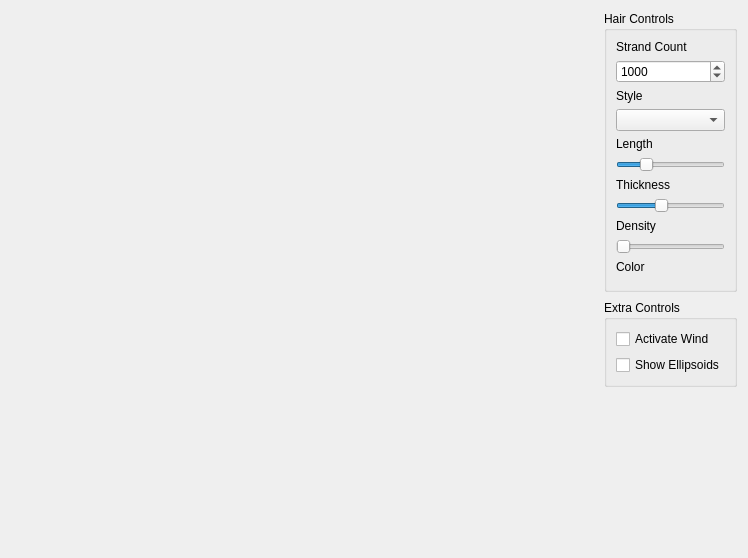
<?xml version="1.0" encoding="UTF-8"?>
<ui version="4.0">
 <class>main_widget</class>
 <widget class="QWidget" name="main_widget">
  <property name="geometry">
   <rect>
    <x>0</x>
    <y>0</y>
    <width>748</width>
    <height>558</height>
   </rect>
  </property>
  <property name="windowTitle">
   <string>Form</string>
  </property>
  <layout class="QGridLayout" name="gridLayout" columnstretch="1,0,0">
   <item row="0" column="2" rowspan="2">
    <layout class="QVBoxLayout" name="right_panel">
     <property name="spacing">
      <number>8</number>
     </property>
     <item>
      <widget class="QGroupBox" name="hair_controls">
       <property name="title">
        <string>Hair Controls</string>
       </property>
       <layout class="QVBoxLayout" name="verticalLayout">
        <property name="spacing">
         <number>6</number>
        </property>
        <item>
         <widget class="QLabel" name="label_hair_strand_count">
          <property name="text">
           <string>Strand Count</string>
          </property>
         </widget>
        </item>
        <item>
         <widget class="QSpinBox" name="hair_strand_count">
          <property name="minimum">
           <number>1</number>
          </property>
          <property name="maximum">
           <number>8000</number>
          </property>
          <property name="value">
           <number>1000</number>
          </property>
         </widget>
        </item>
        <item>
         <widget class="QLabel" name="label_hair_style">
          <property name="text">
           <string>Style</string>
          </property>
         </widget>
        </item>
        <item>
         <widget class="QComboBox" name="hair_style"/>
        </item>
        <item>
         <widget class="QLabel" name="label_hair_length">
          <property name="text">
           <string>Length</string>
          </property>
         </widget>
        </item>
        <item>
         <widget class="QSlider" name="hair_length">
          <property name="minimum">
           <number>1</number>
          </property>
          <property name="value">
           <number>25</number>
          </property>
          <property name="orientation">
           <enum>Qt::Orientation::Horizontal</enum>
          </property>
         </widget>
        </item>
        <item>
         <widget class="QLabel" name="label_hair_thickness">
          <property name="text">
           <string>Thickness</string>
          </property>
         </widget>
        </item>
        <item>
         <widget class="QSlider" name="hair_thickness">
          <property name="minimum">
           <number>0</number>
          </property>
          <property name="maximum">
           <number>50</number>
          </property>
          <property name="pageStep">
           <number>0</number>
          </property>
          <property name="value">
           <number>20</number>
          </property>
          <property name="orientation">
           <enum>Qt::Orientation::Horizontal</enum>
          </property>
         </widget>
        </item>
        <item>
         <widget class="QLabel" name="label_hair_density">
          <property name="text">
           <string>Density</string>
          </property>
         </widget>
        </item>
        <item>
         <widget class="QSlider" name="hair_density">
          <property name="maximum">
           <number>10</number>
          </property>
          <property name="orientation">
           <enum>Qt::Orientation::Horizontal</enum>
          </property>
         </widget>
        </item>
        <item>
         <widget class="QLabel" name="label_hair_color">
          <property name="text">
           <string>Color</string>
          </property>
         </widget>
        </item>
        <item>
         <widget class="RGBColourWidget" name="hair_color" native="true"/>
        </item>
       </layout>
      </widget>
     </item>
     <item>
      <widget class="QGroupBox" name="force_controls">
       <property name="sizePolicy">
        <sizepolicy hsizetype="Preferred" vsizetype="Fixed">
         <horstretch>0</horstretch>
         <verstretch>0</verstretch>
        </sizepolicy>
       </property>
       <property name="title">
        <string>Extra Controls</string>
       </property>
       <layout class="QVBoxLayout" name="force_layout">
        <item>
         <widget class="QCheckBox" name="activate_wind">
          <property name="text">
           <string>Activate Wind</string>
          </property>
         </widget>
        </item>
        <item>
         <widget class="QCheckBox" name="show_ellipsoids">
          <property name="text">
           <string>Show Ellipsoids</string>
          </property>
         </widget>
        </item>
       </layout>
      </widget>
     </item>
     <item>
      <spacer name="right_panel_spacer">
       <property name="orientation">
        <enum>Qt::Orientation::Vertical</enum>
       </property>
       <property name="sizeHint" stdset="0">
        <size>
         <width>20</width>
         <height>40</height>
        </size>
       </property>
      </spacer>
     </item>
    </layout>
   </item>
   <item row="0" column="0" rowspan="2" colspan="2">
    <widget class="QWidget" name="scene_container" native="true"/>
   </item>
  </layout>
 </widget>
 <customwidgets>
  <customwidget>
   <class>RGBColourWidget</class>
   <extends>QWidget</extends>
   <header>rgbcolourwidget.h</header>
   <container>1</container>
  </customwidget>
 </customwidgets>
 <resources/>
 <connections/>
</ui>
